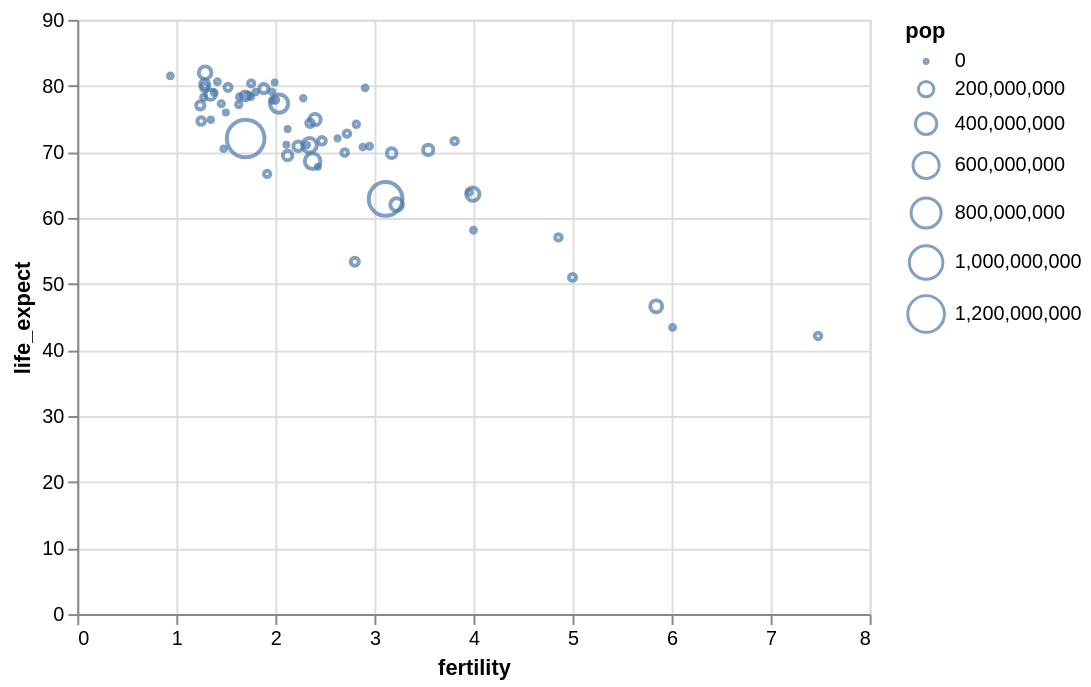

Here is the notebook cell this chart was saved with:
### Markdown cell above
`size` 인코딩 채널은 마크의 크기나 범위를 설정합니다. 채널의 의미는 마크 유형에 따라 다를 수 있습니다. `point` 마크의 경우, `size` 채널은 플로팅 심볼의 픽셀 면적에 매핑되므로 점의 직경은 크기 값의 제곱근과 일치합니다.

인구(`pop`)를 `size` 채널에 인코딩하여 산점도를 보강해 보겠습니다. 그 결과 차트에는 이제 크기 값을 해석하기 위한 범례도 포함됩니다.

### Code cell
alt.Chart(data2000).mark_point().encode(
    alt.X('fertility:Q'),
    alt.Y('life_expect:Q'),
    alt.Size('pop:Q')
)

### Figure 1 — Vega-Lite specification as saved in the notebook (floating-point values rounded to 4 significant figures)
{"config": {"view": {"continuousWidth": 400, "continuousHeight": 300}}, "data": {"name": "data-fdeb0b749a6385830bd1445d39ad6ea0"}, "mark": "point", "encoding": {"size": {"type": "quantitative", "field": "pop"}, "x": {"type": "quantitative", "field": "fertility"}, "y": {"type": "quantitative", "field": "life_expect"}}, "$schema": "https://vega.github.io/schema/vega-lite/v4.8.1.json", "datasets": {"data-fdeb0b749a6385830bd1445d39ad6ea0": [{"year": 2000, "country": "Afghanistan", "cluster": 0, "pop": 23898198, "life_expect": 42.13, "fertility": 7.479}, {"year": 2000, "country": "Argentina", "cluster": 3, "pop": 37497728, "life_expect": 74.34, "fertility": 2.35}, {"year": 2000, "country": "Aruba", "cluster": 3, "pop": 69539, "life_expect": 73.45, "fertility": 2.124}, {"year": 2000, "country": "Australia", "cluster": 4, "pop": 19164620, "life_expect": 80.37, "fertility": 1.756}, {"year": 2000, "country": "Austria", "cluster": 1, "pop": 8113413, "life_expect": 78.98, "fertility": 1.382}, {"year": 2000, "country": "Bahamas", "cluster": 3, "pop": 290075, "life_expect": 71.07, "fertility": 2.111}, {"year": 2000, "country": "Bangladesh", "cluster": 0, "pop": 130406594, "life_expect": 62.01, "fertility": 3.224}, {"year": 2000, "country": "Barbados", "cluster": 3, "pop": 273483, "life_expect": 75.97, "fertility": 1.5}, {"year": 2000, "country": "Belgium", "cluster": 1, "pop": 10263618, "life_expect": 78.32, "fertility": 1.638}, {"year": 2000, "country": "Bolivia", "cluster": 3, "pop": 8152620, "life_expect": 63.88, "fertility": 3.958}, {"year": 2000, "country": "Brazil", "cluster": 3, "pop": 175552771, "life_expect": 71.01, "fertility": 2.345}, {"year": 2000, "country": "Canada", "cluster": 3, "pop": 31278097, "life_expect": 79.77, "fertility": 1.522}, {"year": 2000, "country": "Chile", "cluster": 3, "pop": 15153450, "life_expect": 77.86, "fertility": 2.0}, {"year": 2000, "country": "China", "cluster": 4, "pop": 1262645000, "life_expect": 72.03, "fertility": 1.7}, {"year": 2000, "country": "Colombia", "cluster": 3, "pop": 39685655, "life_expect": 71.68, "fertility": 2.47}, {"year": 2000, "country": "Costa Rica", "cluster": 3, "pop": 3710558, "life_expect": 78.12, "fertility": 2.281}, {"year": 2000, "country": "Croatia", "cluster": 1, "pop": 4410830, "life_expect": 74.88, "fertility": 1.348}, {"year": 2000, "country": "Cuba", "cluster": 3, "pop": 11134273, "life_expect": 77.16, "fertility": 1.63}, {"year": 2000, "country": "Dominican Republic", "cluster": 3, "pop": 8385828, "life_expect": 70.85, "fertility": 2.95}, {"year": 2000, "country": "Ecuador", "cluster": 3, "pop": 12505204, "life_expect": 74.17, "fertility": 2.817}, {"year": 2000, "country": "Egypt", "cluster": 5, "pop": 70492342, "life_expect": 69.81, "fertility": 3.174}, {"year": 2000, "country": "El Salvador", "cluster": 3, "pop": 6122515, "life_expect": 70.73, "fertility": 2.883}, {"year": 2000, "country": "Finland", "cluster": 1, "pop": 5168595, "life_expect": 78.37, "fertility": 1.754}, {"year": 2000, "country": "France", "cluster": 1, "pop": 59381628, "life_expect": 79.59, "fertility": 1.883}, {"year": 2000, "country": "Georgia", "cluster": 1, "pop": 4777209, "life_expect": 70.48, "fertility": 1.478}, {"year": 2000, "country": "Germany", "cluster": 1, "pop": 82187909, "life_expect": 78.67, "fertility": 1.346}, {"year": 2000, "country": "Greece", "cluster": 1, "pop": 10559110, "life_expect": 78.26, "fertility": 1.277}, {"year": 2000, "country": "Grenada", "cluster": 3, "pop": 89312, "life_expect": 67.75, "fertility": 2.429}, {"year": 2000, "country": "Haiti", "cluster": 3, "pop": 7306302, "life_expect": 58.14, "fertility": 4.0}, {"year": 2000, "country": "Hong Kong", "cluster": 4, "pop": 6658720, "life_expect": 81.5, "fertility": 0.94}, {"year": 2000, "country": "Iceland", "cluster": 1, "pop": 281043, "life_expect": 80.5, "fertility": 1.993}, {"year": 2000, "country": "India", "cluster": 0, "pop": 1007702000, "life_expect": 62.88, "fertility": 3.113}, {"year": 2000, "country": "Indonesia", "cluster": 4, "pop": 206265000, "life_expect": 68.59, "fertility": 2.376}, {"year": 2000, "country": "Iran", "cluster": 5, "pop": 65660289, "life_expect": 69.45, "fertility": 2.124}, {"year": 2000, "country": "Iraq", "cluster": 5, "pop": 22675617, "life_expect": 57.05, "fertility": 4.858}, {"year": 2000, "country": "Ireland", "cluster": 1, "pop": 3791690, "life_expect": 77.78, "fertility": 1.969}, {"year": 2000, "country": "Israel", "cluster": 5, "pop": 5842454, "life_expect": 79.7, "fertility": 2.906}, {"year": 2000, "country": "Italy", "cluster": 1, "pop": 57719337, "life_expect": 80.24, "fertility": 1.286}, {"year": 2000, "country": "Jamaica", "cluster": 3, "pop": 2615467, "life_expect": 72.05, "fertility": 2.628}, {"year": 2000, "country": "Japan", "cluster": 4, "pop": 126699784, "life_expect": 82.0, "fertility": 1.291}, {"year": 2000, "country": "Kenya", "cluster": 2, "pop": 29985839, "life_expect": 50.99, "fertility": 5.0}, {"year": 2000, "country": "South Korea", "cluster": 4, "pop": 21647682, "life_expect": 66.66, "fertility": 1.917}, {"year": 2000, "country": "North Korea", "cluster": 4, "pop": 47351083, "life_expect": 77.05, "fertility": 1.242}, {"year": 2000, "country": "Lebanon", "cluster": 5, "pop": 3578036, "life_expect": 71.03, "fertility": 2.319}, {"year": 2000, "country": "Mexico", "cluster": 3, "pop": 99926620, "life_expect": 74.9, "fertility": 2.401}, {"year": 2000, "country": "Netherlands", "cluster": 1, "pop": 15907853, "life_expect": 78.53, "fertility": 1.726}, {"year": 2000, "country": "New Zealand", "cluster": 4, "pop": 3819762, "life_expect": 79.11, "fertility": 1.964}, {"year": 2000, "country": "Nigeria", "cluster": 2, "pop": 114306700, "life_expect": 46.61, "fertility": 5.845}, {"year": 2000, "country": "Norway", "cluster": 1, "pop": 4492400, "life_expect": 79.05, "fertility": 1.801}, {"year": 2000, "country": "Pakistan", "cluster": 0, "pop": 146342958, "life_expect": 63.61, "fertility": 3.994}, {"year": 2000, "country": "Peru", "cluster": 3, "pop": 25979722, "life_expect": 69.91, "fertility": 2.7}, {"year": 2000, "country": "Philippines", "cluster": 4, "pop": 79739825, "life_expect": 70.3, "fertility": 3.544}, {"year": 2000, "country": "Poland", "cluster": 1, "pop": 38654164, "life_expect": 74.67, "fertility": 1.251}, {"year": 2000, "country": "Portugal", "cluster": 1, "pop": 10335597, "life_expect": 77.29, "fertility": 1.454}, {"year": 2000, "country": "Rwanda", "cluster": 2, "pop": 7507056, "life_expect": 43.41, "fertility": 6.01}, {"year": 2000, "country": "Saudi Arabia", "cluster": 5, "pop": 23153090, "life_expect": 71.63, "fertility": 3.81}, {"year": 2000, "country": "South Africa", "cluster": 2, "pop": 44066197, "life_expect": 53.37, "fertility": 2.802}, {"year": 2000, "country": "Spain", "cluster": 1, "pop": 40016081, "life_expect": 79.78, "fertility": 1.287}, {"year": 2000, "country": "Switzerland", "cluster": 1, "pop": 7266920, "life_expect": 80.62, "fertility": 1.415}, {"year": 2000, "country": "Turkey", "cluster": 1, "pop": 65666677, "life_expect": 70.84, "fertility": 2.23}, {"year": 2000, "country": "United Kingdom", "cluster": 1, "pop": 59522468, "life_expect": 78.47, "fertility": 1.695}, {"year": 2000, "country": "United States", "cluster": 3, "pop": 282338631, "life_expect": 77.31, "fertility": 2.038}, {"year": 2000, "country": "Venezuela", "cluster": 3, "pop": 23542649, "life_expect": 72.77, "fertility": 2.723}]}}
